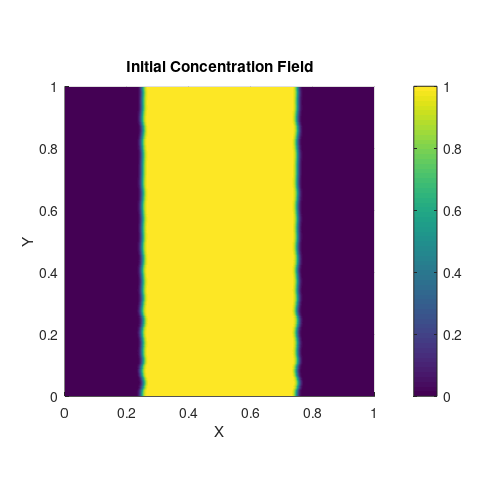

Recreate this plot in MATLAB. (Note: this script raises an error after producing the figure.)
clear all;
close all;

% scan over parameter
R = [1, 2, 2.8];

% common parameters
tf = 5;
Pe = 2500;
L = 1;
N = 256;

% grid in real space
x = 0:L/N:L;
x = x(1:N);
y = x;
dx = x(2) - x(1);
[xx,yy] = meshgrid(x,y);

% grid in fourier space
Lx = L;
Ly = L;
Nx = N;
Ny = N;
kx_odd= (2*pi / Lx) * [0:Nx/2-1, 0,-Nx/2+1:-1];
ky_odd = (2*pi / Ly) * [0:Ny/2-1, 0, -Ny/2+1:-1];
kx_even = (2*pi / Lx) * [0:Nx/2, -Nx/2+1:-1];
ky_even = (2*pi / Ly) * [0:Ny/2, -Ny/2+1:-1];
[mkx_odd, mky_odd] = meshgrid(kx_odd, ky_odd);
[mkx_even, mky_even] = meshgrid(kx_even, ky_even);
mksq = -(mkx_even.^2 + mky_even.^2);
mksq(1,1) = 1; % make sure 'free' average value doesn't cause issues

% create initial perturbed concentration distribution
rnd = (-1/N)+(2/N)*rand(1,N);
yr = repmat((y+rnd)',1,N); % Perturbed y coordinate
w = [20 21 30 31 40]; % Fourier modes in the perturbed front
p = 0*yy;
for iw = 1:length(w)
p = p + 0.004*(rand-0.5)*cos(w(iw)*pi*yr+rand*iw);
end
c_initial= 0.5*(erfc(100*(p+xx-0.75*L)) - erfc(100*(p+xx-0.25*L)));

% show initial concentration distribution
h = figure;
set(h, 'units', 'inches', 'position', [1 1 5 5])
set(h, 'PaperUnits','centimeters');
set(h, 'Units','centimeters');
pos=get(h,'Position');
set(h, 'PaperSize', [pos(3) pos(4)]);
set(h, 'PaperPositionMode', 'manual');
set(h, 'PaperPosition',[0 0 pos(3) pos(4)]);
surf(xx,yy,-ones(size(xx)), c_initial, 'edgecolor', 'none', 'facecolor', 'interp');
colorbar;
caxis([0 1]);
view([0 0 1]);
axis equal square;
title('Initial Concentration Field');
xlabel('X');
ylabel('Y');
print('../report/initial_conc.png', '-dpng');

% set backround velocity as (1, 0) everywhere.
u_background = zeros([size(c_initial) 2]);
u_background(:, :, 1) = 1;


tlist = [0.25, 0.5, 1, 2, 4];

for i=1:numel(R)
    j = 1;
    t = 0;
    step = 0;
    c = c_initial;
    u_tilde = zeros(size(u_background));
    figure;
    c_hat = fft2(c);
    dcsq = real(ifft2(mksq .* c_hat));
    epsilon_c_saved(1) = mean((1 / Pe) * dcsq(:));
    varc_saved(1) = var(c(:));
    num_fingers_saved(1) = 0;
    t_saved(1) = 0;
    while t < tf
        % set adaptive time step
        umag = sqrt(squeeze(u_tilde(:,:,1) + u_background(:,:,1)).^2 + squeeze(u_tilde(:,:,2) + u_background(:,:,2)).^2);
        dt_adv = dx / (max(1e-8, max(umag(:)))); % avoid divide by zero
        dt_diff = Pe * dx * dx;
        dt = 0.25 * min(dt_adv, dt_diff);

        c = calculate_new_concentration_opt(c, u_tilde, u_background, Pe, dt, mkx_odd, mky_odd, mksq);
        [u_tilde, psi_tilde_hat] = calculate_new_velocity_opt(c, u_tilde, u_background, R(i), mkx_odd, mky_odd, mksq);

        % uncomment to get concentration and periodic velocity plots every few steps.
        %{
        if (mod(step, 50) == 0)
            subplot(1,2,1);
            surf(xx,yy,-ones(size(xx)), c, 'edgecolor', 'none', 'facecolor', 'interp');
            title(sprintf('t=%g', t));
            caxis([0 1]);
            colorbar;
            view([0 0 1]);
            xlim([0, L]);
            ylim([0, L]);
            axis equal square;
            drawnow;

            subplot(1,2,2);
            ux(:,:) = u_tilde(:,:,1); 
            uy(:,:) = u_tilde(:,:,2); 
            quiver(xx,yy,ux,uy);
            xlim([0, L]);
            ylim([0, L]);
            axis equal square;
            drawnow;
        end
        %}

        t = t + dt;
        step = step + 1;

        c_hat = fft2(c);
        dcdx = real(ifft2(1i * mkx_odd .* c_hat));
        dcdy = real(ifft2(1i * mky_odd .* c_hat));
        c_haty = fft(c, [], 1);
        c_haty(1, :) = 0; % remove average value
        powerspec = c_haty.*conj(c_haty);
        powerspec = powerspec(1:end/2, :); % remove aliased values
        [val, idx] = max(powerspec(:));
        [ir, ic] = ind2sub(size(powerspec), idx);
        dominant_k = ky_odd(ir);

        if (step > numel(t_saved))
            epsilon_c_saved = [epsilon_c_saved; zeros(size(epsilon_c_saved))];
            varc_saved = [varc_saved; zeros(size(varc_saved))];
            t_saved = [t_saved; zeros(size(t_saved))];
            num_fingers_saved = [num_fingers_saved; zeros(size(num_fingers_saved))];
        end
        epsilon_c_saved(step) = mean((1 / Pe) * (dcdx(:).^2 + dcdy(:).^2));
        varc_saved(step) = var(c(:));
        t_saved(step) = t;
        num_fingers_saved(step) = dominant_k/(2*pi);

        % show current time
        fprintf('Time: %-5.5f/%-5.5f Current step: %d\n', t, min(tf,tlist(end)), step);

        % save figures at various times
        if (tlist(j) < t)
            h = figure;
            set(h, 'units', 'inches', 'position', [1 1 4 4])
            set(h, 'PaperUnits','centimeters');
            set(h, 'Units','centimeters');
            pos=get(h,'Position');
            set(h, 'PaperSize', [pos(3) pos(4)]);
            set(h, 'PaperPositionMode', 'manual');
            set(h, 'PaperPosition',[0 0 pos(3) pos(4)]);
            surf(xx,yy,-ones(size(xx)), c, 'edgecolor', 'none', 'facecolor', 'interp');
            colorbar;
            caxis([0 1]);
            view([0 0 1]);
            axis equal square;
            title(sprintf('Concentration Field at t=%g\n(R=%g)', t, R(i)));
            xlabel('X');
            ylabel('Y');
            print(sprintf('../report/conc%d_%d.png', 10*R(i), tlist(j)), '-dpng');

            j = j + 1;
            if (j > numel(tlist))
                % That was the last time to save figures, so break.
                % But first, plot statistical data.
                epsilon_c_saved = epsilon_c_saved(1:step);
                t_saved = t_saved(1:step);
                varc_saved = varc_saved(1:step);
                num_fingers_saved = num_fingers_saved(1:step);

                h = figure;
                set(h, 'units', 'inches', 'position', [1 1 9 3])
                set(h, 'PaperUnits','centimeters');
                set(h, 'Units','centimeters');
                pos=get(h,'Position');
                set(h, 'PaperSize', [pos(3) pos(4)]);
                set(h, 'PaperPositionMode', 'manual');
                set(h, 'PaperPosition',[0 0 pos(3) pos(4)]);

                subplot(1,3,1);
                plot(t_saved, varc_saved, 'DisplayName', '\sigma^2(c)');
                legend(gca, 'show', 'location', 'best');
                title(sprintf('Variance\n(R=%g)', R(i)));
                xlabel('Time');
                ylabel('Variance of Concentration');
                subplot(1,3,2);
                plot(t_saved, epsilon_c_saved, 'DisplayName', '\epsilon_c');
                legend(gca, 'show', 'location', 'best');
                title(sprintf('Mixing Rate\n(R=%g)', R(i)));
                xlabel('Time');
                ylabel('Mean Mixing Rate');
                subplot(1,3,3);
                plot(t_saved, num_fingers_saved, 'DisplayName', 'N_f');
                legend(gca, 'show', 'location', 'best');
                title(sprintf('Number of Fingers\n(R=%g)', R(i)));
                xlabel('Time');
                ylabel('Est. Number of Fingers');
                print(sprintf('../report/concstats_%d.png', 100*tlist(j-1)), '-dpng');
                break;
            end
        end
    end
end
